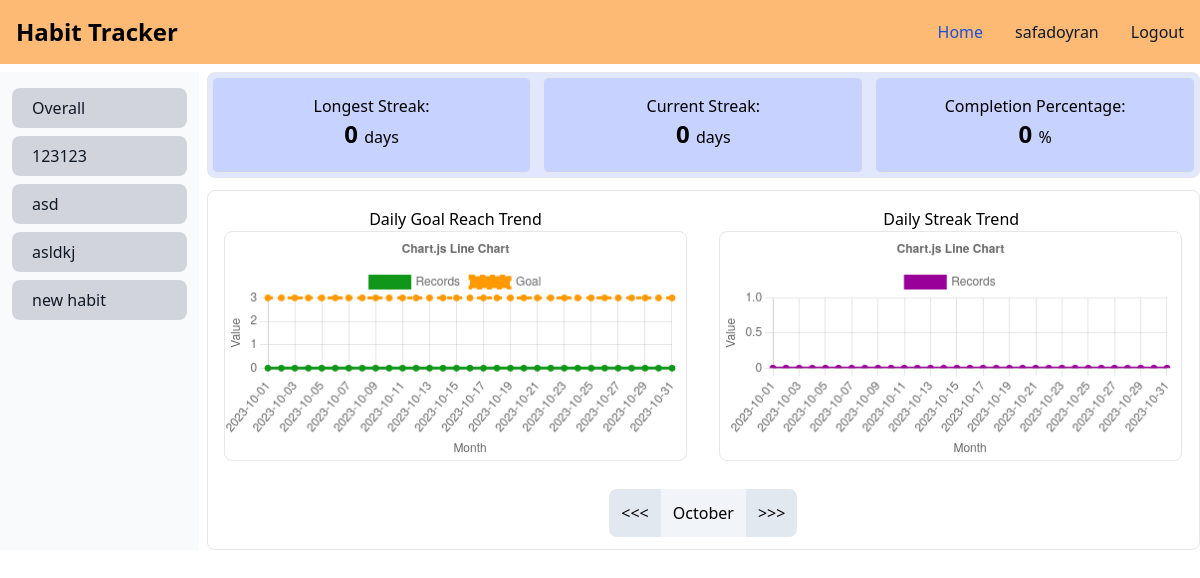
The app's page /stats/26/10 (signed in) with its own data.
### habits/models.py (models this page shows, shortened)
class Habit(models.Model):
    UNIT_CHOICES = (('time', 'Time (minutes)'), ('repetition',
                    'Repetition'), ('distance', 'Distance (km)'), ('check', 'Check'))
    name = models.CharField(max_length=150)
    category = models.CharField(max_length=150)
    created_at = models.DateTimeField(auto_now_add=True)
    units = models.CharField(max_length=50, choices=UNIT_CHOICES)
    goal = models.PositiveIntegerField(help_text="If you select 'Check' as the units, the goal will be set to 1 automatically.")
    user = models.ForeignKey(User, on_delete=models.CASCADE)
    def get_entry_dates(self):
        datetime_list = self.habitentry_set.values_list('entry_date', flat=True).order_by('-entry_date')
        return datetime_list
    def get_current_streak(self):
        today = date.today()
        entry_dates = self.get_entry_dates()
        current_streak = 0
        if today not in entry_dates:
            return current_streak
        else:
            for i, entry in enumerate(entry_dates):
                if (today - entry).days == i:
                    current_streak += 1
        return current_streak
    def get_longest_streak(self):
        entry_dates = self.get_entry_dates()
        longest_streak = 1 if len(entry_dates) else 0
        return longest_streak
    def get_goal_completed_pct(self):
        quantity_list = self.habitentry_set.values_list('quantity', flat=True)
        if len(quantity_list) == 0:
            return 0

### stats/views.py (the view)
# urls.py: path('<int:pk>/<int:month>', habit_stats, name='habit_stats'),
def habit_stats(request, pk, month):
    habit = Habit.objects.get(pk=pk)
    user_habits = Habit.objects.all().filter(user=request.user)
    context = {
        'habit': habit,
        'user_habits': user_habits,
        'month' : {
            'str' : months[month-1],
            'int' : month,
            'previous' : month - 1 if month > 1 else month,
            'next': month + 1 if month < 12 else month,
        },
        'active_habit_id' : pk,
    }
    return render(request, 'habit_stats.html', context)

### stats/templates/habit_stats.html
{% extends 'base.html' %} {% block habit_stats %}
<div class="flex mt-2 gap-2">
<div class="basis-1/6">
	<div
		class="h-full px-3 py-4 overflow-y-auto bg-gray-50 dark:bg-gray-800"
	>
		<ul class="space-y-2 font-medium">
			<li>
				{% with request.resolver_match.url_name as url_name %}
				<a
					href="{%url 'overall_stats'%}"
                    {% if url_name == 'overall_stats' %}
					class="flex items-center p-2 text-gray-900 rounded-lg bg-orange-300 hover:bg-orange-200 group"
                    {%else%}
                    class="flex items-center p-2 text-gray-900 rounded-lg bg-gray-300 hover:bg-orange-200 group"
                    {% endif %}
				>
					<span class="mx-3">Overall</span>
				</a>
                {% endwith %}
			</li>
            {% for habit in user_habits %}
            <li>
				<a
					href="{%url 'habit_stats' habit.id month.int%}"
					{% if active_habit_id == habit.id %}
					class="flex items-center p-2 text-gray-900 rounded-lg bg-orange-300 hover:bg-orange-200 group"
                    {%else%}
                    class="flex items-center p-2 text-gray-900 rounded-lg bg-gray-300 hover:bg-orange-200 group"
                    {% endif %}
				>
					<span class="mx-3">{{habit.name}}</span>
				</a>
			</li>
            {% endfor %}
		</ul>
	</div>
</div>
<div class="basis-5/6">
	<div class="grid mb-3 border border-gray-200 bg-indigo-100 rounded-lg md:grid-cols-3 gap-1">
        <div class="border border-gray-200 bg-indigo-200 rounded-md h-24 gap p-4 m-1">
            <p class="text-base text-center"> Longest Streak: <br> <span class="text-2xl font-bold"> {{habit.get_longest_streak}} </span> days </p>
        </div>
        <div class="border border-gray-200 bg-indigo-200 rounded-md h-24 gap p-4 m-1">
        <p class="text-base text-center"> Current Streak: <br> <span class="text-2xl font-bold"> {{habit.get_current_streak}} </span> days </p>
        </div>
        <div class="border border-gray-200 bg-indigo-200 rounded-md h-24 gap p-4 m-1">
        <p class="text-base text-center"> Completion Percentage: <br> <span class="text-2xl font-bold"> {{habit.get_goal_completed_pct}} </span> % </p>
        </div>
    </div>
    <div
	class="grid border border-gray-200 rounded-lg md:grid-cols-2 "
    >
	<div class="p-4">
		<div >
		{% include 'partials/habit/goal_reach_trend.html' %}
		</div>
	</div>
	<div class="p-4">
		<div>
		{% include 'partials/habit/streak_trend.html' %}
		</div>
	</div>
	<div class="col-span-2 place-self-center flex mb-3">
		<a href="{% url 'habit_stats' habit.id month.previous %}">
		<div class="rounded-l-lg bg-slate-200 hover:bg-orange-200 p-3">
			<<<
		</div>
		</a>
		<div class=" bg-slate-100 p-3">
		<button disabled>{{month.str}}</button>
		</div>
		<a href="{% url 'habit_stats' habit.id month.next %}">
		<div class="rounded-r-lg bg-slate-200 hover:bg-orange-200 p-3">
		>>>
		</div>
		</a>
	</div>
</div>
</div>
</div>
{% endblock habit_stats %}

### habits/templates/base.html (shortened to what this page needs)
<!DOCTYPE html>
<html lang="en">
	<head>
		<script src="https://cdn.tailwindcss.com"></script>
	</head>
	<body>
		<nav class="bg-orange-300 border-gray-200 dark:bg-gray-900 top-0 sticky">
			<div
				class="max-w-screen-xl flex flex-wrap items-center justify-between mx-auto p-4"
			>
				<a href="{%url 'habit_list'%}" class="flex items-center">
					<span
						class="self-center text-2xl font-semibold whitespace-nowrap dark:text-white"
						>Habit Tracker</span
					>
				</a>
				<div
					class="hidden w-full md:block md:w-auto"
					id="navbar-default"
				>
					<ul
						class="font-medium flex flex-col p-4 md:p-0 mt-4 border border-gray-100 rounded-lg bg-orange-300 md:flex-row md:space-x-8 md:mt-0 md:border-0 dark:bg-gray-800 md:dark:bg-gray-900 dark:border-gray-700"
					>
						<li>
							<a
								href="{%url 'habit_list'%}"
								class="block py-2 pl-3 pr-4 text-white bg-blue-700 rounded md:bg-transparent md:text-blue-700 md:p-0 dark:text-white md:dark:text-blue-500"
								aria-current="page"
								>Home</a
							>
						</li>
						{% if request.user.is_authenticated %}
						<li>
							<a
								href="#"
								class="block py-2 pl-3 pr-4 text-gray-900 rounded hover:bg-gray-100 md:hover:bg-transparent md:border-0 md:hover:text-blue-700 md:p-0 dark:text-white md:dark:hover:text-blue-500 dark:hover:bg-gray-700 dark:hover:text-white md:dark:hover:bg-transparent"
								>{{request.user.username}}</a
							>
						</li>
						<li>
							<a
								href="{% url 'logout' %}"
								class="block py-2 pl-3 pr-4 text-gray-900 rounded hover:bg-gray-100 md:hover:bg-transparent md:border-0 md:hover:text-blue-700 md:p-0 dark:text-white md:dark:hover:text-blue-500 dark:hover:bg-gray-700 dark:hover:text-white md:dark:hover:bg-transparent"
								>Logout</a
							>
						</li>
						{% endif %}
					</ul>
				</div>
			</div>
		</nav>
			{% block habit_stats %} {% endblock habit_stats %}
	</body>
</html>

### records on screen
Habit: name "123123"
Habit: name "asd"
Habit: name "asldkj"
Habit: name "new habit"
Habit: get_longest_streak "0", get_current_streak "0", get_goal_completed_pct "0"

### other values on screen
{{ request.user.username }} "safadoyran"
{{ month.str }} "October"
